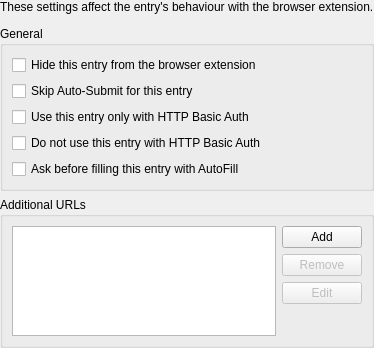
<?xml version="1.0" encoding="UTF-8"?>
<ui version="4.0">
 <class>EditEntryWidgetBrowser</class>
 <widget class="QWidget" name="EditEntryWidgetBrowser">
  <property name="geometry">
   <rect>
    <x>0</x>
    <y>0</y>
    <width>374</width>
    <height>348</height>
   </rect>
  </property>
  <layout class="QVBoxLayout" name="verticalLayout_1">
   <property name="leftMargin">
    <number>0</number>
   </property>
   <property name="topMargin">
    <number>0</number>
   </property>
   <property name="rightMargin">
    <number>0</number>
   </property>
   <property name="bottomMargin">
    <number>0</number>
   </property>
   <item>
    <widget class="QLabel" name="label">
     <property name="text">
      <string>These settings affect the entry's behaviour with the browser extension.</string>
     </property>
    </widget>
   </item>
   <item>
    <widget class="MessageWidget" name="messageWidget" native="true">
     <property name="sizePolicy">
      <sizepolicy hsizetype="Preferred" vsizetype="Preferred">
       <horstretch>0</horstretch>
       <verstretch>0</verstretch>
      </sizepolicy>
     </property>
    </widget>
   </item>
   <item>
    <widget class="QGroupBox" name="groupBox_2">
     <property name="title">
      <string>General</string>
     </property>
     <layout class="QVBoxLayout" name="verticalLayout_2">
      <item>
       <widget class="QCheckBox" name="hideEntryCheckbox">
        <property name="text">
         <string>Hide this entry from the browser extension</string>
        </property>
       </widget>
      </item>
      <item>
       <widget class="QCheckBox" name="skipAutoSubmitCheckbox">
        <property name="text">
         <string>Skip Auto-Submit for this entry</string>
        </property>
       </widget>
      </item>
      <item>
       <widget class="QCheckBox" name="onlyHttpAuthCheckbox">
        <property name="toolTip">
         <string>Only send this entry to the browser for HTTP Auth dialogs. If enabled, normal login forms will not show this entry for selection.</string>
        </property>
        <property name="text">
         <string>Use this entry only with HTTP Basic Auth</string>
        </property>
       </widget>
      </item>
      <item>
       <widget class="QCheckBox" name="notHttpAuthCheckbox">
        <property name="toolTip">
         <string>Do not send this entry to the browser for HTTP Auth dialogs. If enabled, HTTP Auth dialogs will not show this entry for selection.</string>
        </property>
        <property name="text">
         <string>Do not use this entry with HTTP Basic Auth</string>
        </property>
       </widget>
      </item>
      <item>
       <widget class="QCheckBox" name="askBeforeFillingCheckbox">
        <property name="text">
         <string>Ask before filling this entry with AutoFill</string>
        </property>
       </widget>
      </item>
     </layout>
    </widget>
   </item>
   <item>
    <widget class="QGroupBox" name="groupBox_3">
     <property name="title">
      <string>Additional URLs</string>
     </property>
     <layout class="QHBoxLayout" name="horizontalLayout_1">
      <item>
       <widget class="QListView" name="additionalURLsView">
        <property name="minimumSize">
         <size>
          <width>0</width>
          <height>0</height>
         </size>
        </property>
        <property name="sizeAdjustPolicy">
         <enum>QAbstractScrollArea::AdjustToContents</enum>
        </property>
        <property name="resizeMode">
         <enum>QListView::Adjust</enum>
        </property>
       </widget>
      </item>
      <item>
       <layout class="QVBoxLayout" name="additionalURLsButtonLayout">
        <item>
         <widget class="QPushButton" name="addURLButton">
          <property name="text">
           <string>Add</string>
          </property>
         </widget>
        </item>
        <item>
         <widget class="QPushButton" name="removeURLButton">
          <property name="enabled">
           <bool>false</bool>
          </property>
          <property name="text">
           <string>Remove</string>
          </property>
         </widget>
        </item>
        <item>
         <widget class="QPushButton" name="editURLButton">
          <property name="enabled">
           <bool>false</bool>
          </property>
          <property name="text">
           <string>Edit</string>
          </property>
         </widget>
        </item>
        <item>
         <spacer name="verticalSpacer">
          <property name="orientation">
           <enum>Qt::Vertical</enum>
          </property>
          <property name="sizeType">
           <enum>QSizePolicy::Expanding</enum>
          </property>
          <property name="sizeHint" stdset="0">
           <size>
            <width>20</width>
            <height>40</height>
           </size>
          </property>
         </spacer>
        </item>
       </layout>
      </item>
     </layout>
    </widget>
   </item>
  </layout>
 </widget>
 <customwidgets>
  <customwidget>
   <class>MessageWidget</class>
   <extends>QWidget</extends>
   <header>gui/MessageWidget.h</header>
  </customwidget>
 </customwidgets>
 <tabstops>
  <tabstop>skipAutoSubmitCheckbox</tabstop>
  <tabstop>onlyHttpAuthCheckbox</tabstop>
  <tabstop>additionalURLsView</tabstop>
  <tabstop>addURLButton</tabstop>
  <tabstop>removeURLButton</tabstop>
  <tabstop>editURLButton</tabstop>
 </tabstops>
 <resources/>
 <connections/>
</ui>
